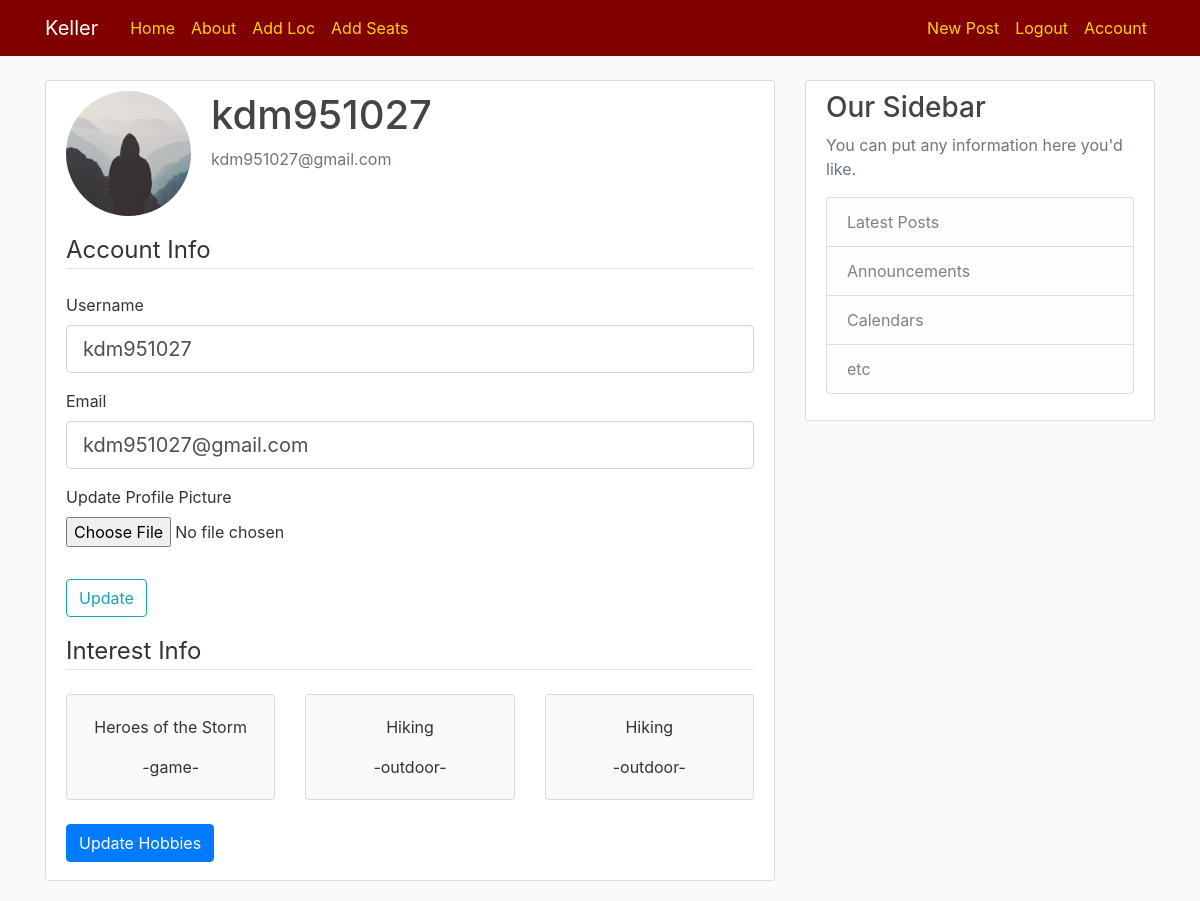
Page /account (signed in) on the earlier database version.
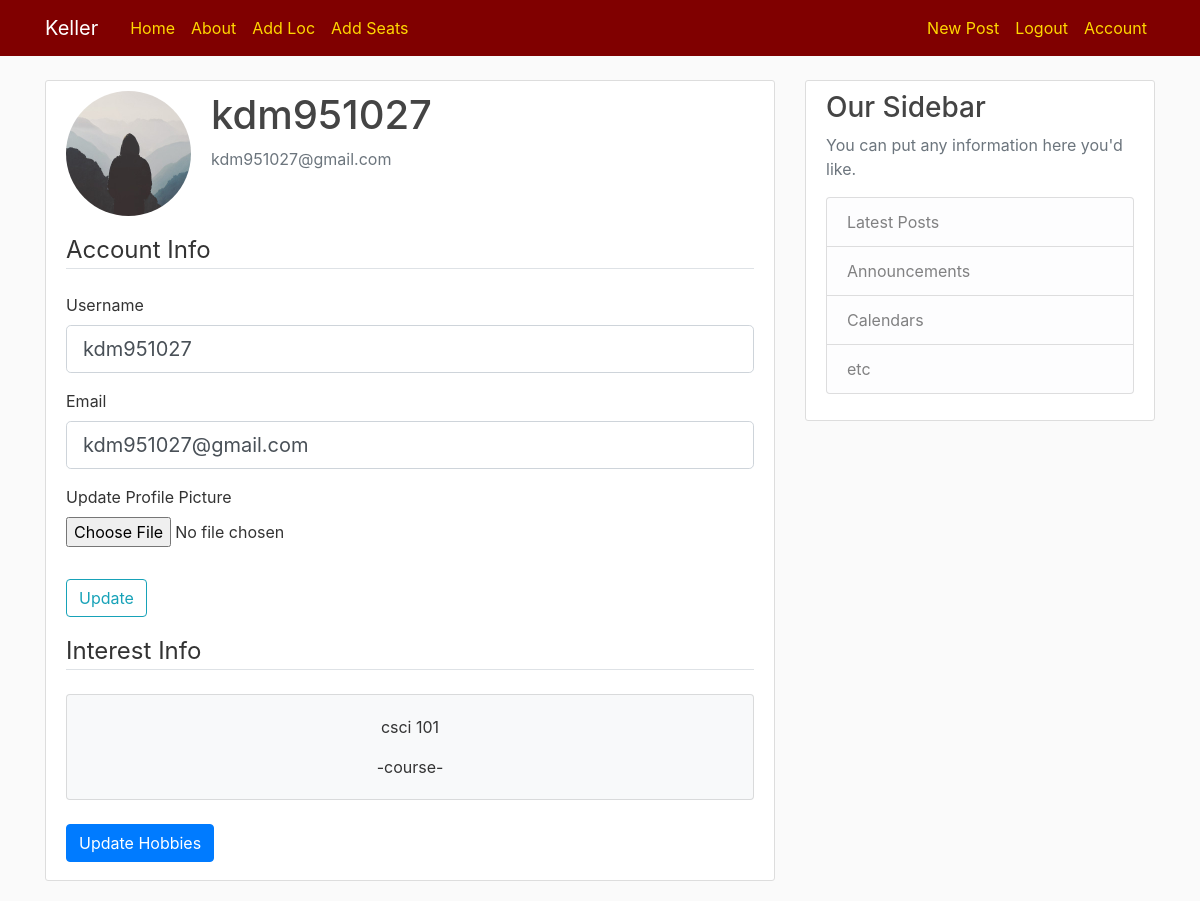
Same page on the later database version.
### flaskblog/models.py (models this page shows, shortened)
class Hobby(db.Model):
    id = db.Column(db.Integer, primary_key=True)
    name = db.Column(db.String(100), nullable=False)
    type = db.Column(db.Enum(hobbyType))
    user_id = db.Column(db.Integer, db.ForeignKey('user.id'), nullable=False)

### flaskblog/users/routes.py (the view)
@users.route("/account", methods=['GET','POST'])
@login_required
def account():
    form = UpdateAccountForm()
    if form.validate_on_submit():
        if form.picture.data:
            picture_file = save_picture(form.picture.data)
            current_user.image_file = picture_file
        current_user.username = form.username.data
        current_user.email = form.email.data
        db.session.commit()
        flash('Your account has been updated!', 'success')
        return redirect(url_for('users.account'))
    elif request.method == 'GET':
        form.username.data = current_user.username
        form.email.data = current_user.email
    image_file = url_for('static', filename='profile_pics/' + current_user.image_file)
    return render_template('account.html', title='Account', image_file=image_file, form=form)

### flaskblog/users/forms.py (shortened to what this page needs)
class UpdateAccountForm(FlaskForm):
    username = StringField('Username', validators=[DataRequired(), Length(min=2, max=20)])
    email = StringField('Email', validators=[DataRequired(), Email()])
    picture = FileField('Update Profile Picture', validators=[FileAllowed(['jpg','png'])])
    submit = SubmitField('Update')

### flaskblog/models.py (called while the page is built)
@login_manager.user_loader
def load_user(user_id):
    return User.query.get(int(user_id))

### flaskblog/templates/account.html (shortened to what this page needs)
{%extends "layout.html"%}
{%block content%}
  <div class="content-section">
    <div class="media">
      <img class="rounded-circle account-img" src="{{image_file}}">
      <div class="media-body">
        <h2 class="account-heading">{{current_user.username}}</h2>
        <p class="text-secondary">{{current_user.email}}</p>
      </div>
    </div>
      <form method="POST" action="", enctype="multipart/form-data">
        <fieldSet class="form-group">
          <legend class="border-bottom mb-4">Account Info</legend>
          <div class="form-group">
            {{form.username.label(class="form-control-label")}}
            {% if form.username.errors %}
              {{form.username(class="form-control form-control-lg is-invalid")}}
              <div class='invalid-feedback'>
                {% for error in form.username.errors %}
                  <span>{{ error }}</span>
                {% endfor %}
              </div>
            {% else %}
              {{form.username(class="form-control form-control-lg")}}
            {% endif %}
          </div>
          <div class="form-group">
            {{form.email.label(class="form-control-label")}}
            {% if form.email.errors %}
              {{form.email(class="form-control form-control-lg is-invalid")}}
              <div class='invalid-feedback'>
                {% for error in form.email.errors %}
                  <span>{{ error }}</span>
                {% endfor %}
              </div>
            {% else %}
              {{form.email(class="form-control form-control-lg")}}
            {% endif %}
          </div>
          <div class="form-group">
            {{ form.picture.label() }}
            {{ form.picture(class="form-control-file") }}
          </div>
        </fieldset>
        <div class="form-group">
          {{form.submit(class="btn btn-outline-info")}}
        </div>
      </form>
      <legend class="border-bottom mb-4 mt-2">Interest Info</legend>
      <div class="card-deck">
        {%for hobby in current_user.hobbies%}
          <div class="card bg-light">
            <div class="card-body text-center">
              <p class="card-text">{{ hobby.name }}</p>
              <p class="card-text">-{{ hobby.type.value }}-</p>
            </div>
          </div>
        {% endfor %}
      </div>
      <a href="{{ url_for('users.update_hobby') }}">
        <button type="button" class="btn btn-primary mb-2 mt-4">Update Hobbies</button>
      </a>
  </div>
{%endblock content%}

Differences in the rows shown:
removed Hobby: name "Heroes of the Storm", type.value "game"
removed Hobby: name "Hiking", type.value "outdoor"
removed Hobby: name "Hiking", type.value "outdoor"
added Hobby: name "csci 101", type.value "course"
